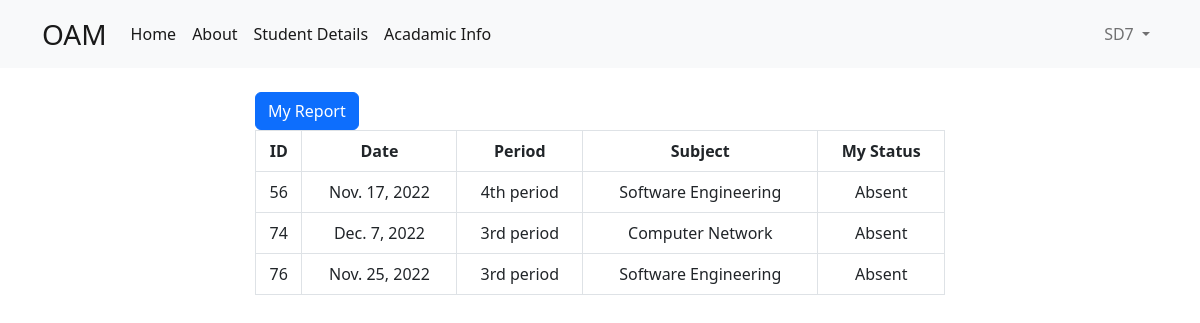
The page /student_details (signed in) on the database as committed earlier.
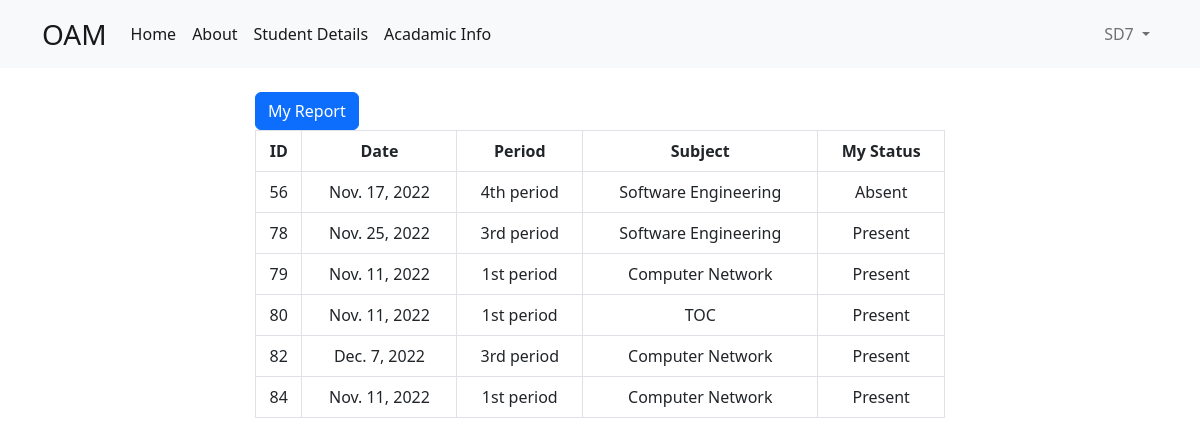
The same page on the database as committed later.
### core/models.py (models this page shows, shortened)
class User(AbstractUser):
    user_type        = models.CharField(
                    max_length = 10,
                    choices = user_types,
                    default='student',
                    null = False,
                )
    gender      = models.CharField(
                    max_length=50,
                    choices=sex_choice,
                    default='Male'
                )
    dob         = models.DateField(
                    _("date of birth"),
                    default=date.today,
                    null = True,
                    blank = True,
                    help_text="Please use the following format: <em>YYYY-MM-DD</em>."
                )
    date_joined = models.DateTimeField(_("date joined"), default=timezone.now)
    class Meta:
        ordering    = [
                        'first_name',
                        'last_name',
                        'dob',
                        'email',
                        'gender'
                    ]

### att/models.py (models this page shows, shortened)
class Attendance(models.Model):
    section     = models.ForeignKey(Section, on_delete = models.CASCADE)
    period      = models.ForeignKey(Period,  on_delete = models.CASCADE)
    subject     = models.ForeignKey(Subject, on_delete = models.CASCADE)
    student     = models.ForeignKey(Student, on_delete = models.CASCADE)
    student_status = models.CharField(
                    max_length = 10,
                    choices = (
                        ('Absent', 'A'),
                        ('Present', 'P')
                    )
                )

class Period(models.Model):
    date        = models.DateField(default = timezone.now)
    hour        = models.CharField(max_length = 15, choices = time_slots)

class Subject(models.Model):
    name = models.CharField(max_length=50)
    short_name = models.CharField(max_length=50, default='X')
    def __str__(self):
        return self.name

### att/views.py (the view)
@login_required
def student_home(request):
    user        = User.objects.get(username = request.user.username)
    student     = Student.objects.get(user = user)
    atts = Attendance.objects.filter(student = student)
    return render(request, 'student_details.html', {
        'atts' : atts,
        'section' : atts.first().section,
    })

### att/models.py (called while the page is built)
    def __str__(self):
        return self.name

### templates/student_details.html
{% extends 'base.html' %}
{% block body %}
<div class="row justify-content-center">
    <div class="col-7">
        <a
            href="/show_myreport/{{ section }}/"
            class="btn btn-primary"
        >
            My Report
        </a>
        <div class="flex flex-col">
            <table class="min-w-full border text-center table table-hover table-bordered">
                <thead class="border-b">
                    <tr>
                        <th scope="col">ID          </th>
                        <th scope="col">Date        </th>
                        <th scope="col">Period      </th>
                        <th scope="col">Subject     </th>
                        <th scope="col">My Status   </th>
                    </tr>
                </thead>
                <tbody>
                    {% for att in atts %}
                        <tr class="border-b">
                            <td scope="row">
                                {{ att.id }}
                            </td>
                            <td >
                                {{ att.period.date }}
                            </td>
                            <td >
                                {{ att.period.hour }}
                            </td>
                            <td >
                                {{ att.subject }}
                            </td>
                            <td >
                                {{ att.student_status }}
                            </td>
                        </tr>
                    {% endfor %}
                </tbody>
            </table>
        </div>
    </div>
</div>
{% endblock body %}

### templates/base.html (shortened to what this page needs)
<!DOCTYPE html>
<html lang="en">
<head>
    <link rel="stylesheet" href="https://cdnjs.cloudflare.com/ajax/libs/tailwindcss/2.0.2/tailwind.min.css">
    <link href="https://cdn.jsdelivr.net/npm/bootstrap@5.2.1/dist/css/bootstrap.min.css" rel="stylesheet">
</head>
<body>
    {% if not remove_navbar %}
        {% include 'nav.html' %}
    {% endif %}
    {% block body %}
    {% endblock %}
</body>
</html>

### templates/nav.html (shortened to what this page needs)
<nav class="navbar navbar-expand-lg bg-light mb-4">
    <div class="container   ">
      <a class="navbar-brand fs-3" href="{% url 'home' %}">OAM</a>
      <div class="collapse navbar-collapse" id="navbarSupportedContent">
        <ul class="navbar-nav me-auto mb-2 mb-lg-0">
          <li class="nav-item">
            <a class="nav-link active" aria-current="page" href="{% url 'home' %}">Home</a>
          </li>
          <li class="nav-item">
            <a class="nav-link active" aria-current="page" href="{% url 'about' %}">About</a>
          </li>
          {% if user.is_authenticated and user.user_type != 'student' %}
          <li class="nav-item">
            <a class="nav-link active" aria-current="page" href="{% url 'departments' %}">Departments</a>
          </li>
          {% else %}
          <li class="nav-item">
            <a class="nav-link active" aria-current="page" href="{% url 'student details' %}">Student Details</a>
          </li>
          <li class="nav-item">
            <a class="nav-link active" aria-current="page" href="{% url 'acadamic info' %}">Acadamic Info</a>
          </li>
          {% endif %}
        </ul>
				{% if user.is_authenticated %}
					<ul class="navbar-nav mr-0 mb-2 mb-lg-0">
						<li class="nav-item dropdown">
							<a class="nav-link dropdown-toggle" href="#" role="button" data-bs-toggle="dropdown" aria-expanded="false">
								{{ user.username }}
							</a>
						</li>
					</ul>
        {% else %}
					<div class="form-inline my-2 my-lg-0">
						<a href="{% url 'login' %}" class="btn btn-outline-success">Login</a>
						<a href="{% url 'signup' %}" class="btn btn-primary ml-3">Signup</a>
					</div>
				{% endif %}
      </div>
    </div>
  </nav>

Rows that differ between the two databases and show on the page:
removed Attendance: id "74", period "Dec. 7, 2022", period.hour "3rd period", subject "Computer Network", student_status "Absent"
removed Attendance: id "76", period "Nov. 25, 2022", period.hour "3rd period", subject "Software Engineering", student_status "Absent"
added Attendance: id "78", period "Nov. 25, 2022", period.hour "3rd period", subject "Software Engineering", student_status "Present"
added Attendance: id "79", period "Nov. 11, 2022", period.hour "1st period", subject "Computer Network", student_status "Present"
added Attendance: id "80", period "Nov. 11, 2022", period.hour "1st period", subject "TOC", student_status "Present"
added Attendance: id "82", period "Dec. 7, 2022", period.hour "3rd period", subject "Computer Network", student_status "Present"
added Attendance: id "84", period "Nov. 11, 2022", period.hour "1st period", subject "Computer Network", student_status "Present"
